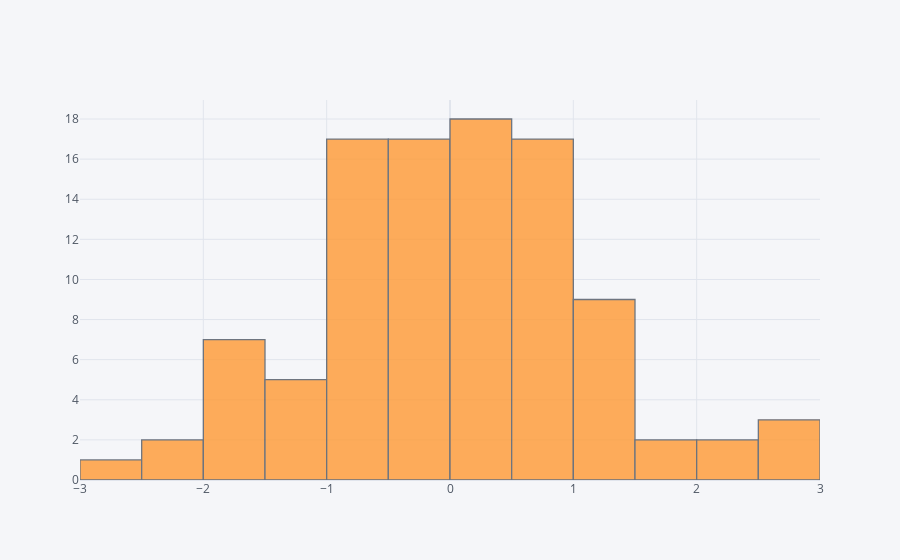

The cell this chart's notebook holds for it:
### Markdown cell above
## histogram

### Code cell
df['A'].iplot(kind='hist',bins=25)

### Figure 1 — Plotly figure (JSON) as saved in the notebook; plotly's stock layout.template omitted (floating-point values rounded to 4 significant figures)
{"data": [{"histfunc": "count", "histnorm": "", "marker": {"color": "rgba(255, 153, 51, 1.0)", "line": {"color": "#4D5663", "width": 1.3}}, "name": "A", "nbinsx": 25, "opacity": 0.8, "orientation": "v", "type": "histogram", "x": [1.68, -0.22, -2.451, 0.5346, -0.3986, -0.1126, 0.1837, 0.8982, 0.5753, -2.576, 1.386, -0.9624, -1.101, -0.7988, -0.6934, 0.8419, -1.522, -0.06386, 0.3081, -0.708, 1.426, -0.6665, -0.8257, 1.379, 0.1204, -0.08648, 1.243, 2.508, 0.4643, -0.9556, -1.536, -1.375, 0.2863, 0.7342, -0.02823, -0.7342, 0.3923, 0.8062, 0.3064, -1.584, -2.217, 0.8183, -0.5429, -0.7678, 0.4742, -0.7475, 0.06639, 0.1104, -0.488, -0.6582, 0.7695, 0.44, -0.1712, 1.383, -0.1941, 2.168, 0.3352, 2.101, -0.7756, 1.097, -0.04018, 0.5421, 0.2741, -1.514, 0.665, 0.4433, -1.631, 0.1302, 0.6512, 0.001667, -0.9551, -1.047, 0.9995, -0.07805, -0.1818, -0.5229, -0.9677, 0.8165, 0.5365, 0.979, 0.3635, 2.562, 1.626, 0.6638, -0.09118, -0.3299, 0.8498, 1.148, -0.2917, 1.395, -0.7133, -0.4432, -1.529, -0.1787, 0.2319, -1.241, -1.631, -1.48, 1.404, 2.502]}], "layout": {"autosize": true, "barmode": "overlay", "legend": {"bgcolor": "#F5F6F9", "font": {"color": "#4D5663"}}, "paper_bgcolor": "#F5F6F9", "plot_bgcolor": "#F5F6F9", "title": {"font": {"color": "#4D5663"}}, "xaxis": {"autorange": true, "gridcolor": "#E1E5ED", "range": [-3, 3], "showgrid": true, "tickfont": {"color": "#4D5663"}, "title": {"font": {"color": "#4D5663"}, "text": ""}, "type": "linear", "zerolinecolor": "#E1E5ED"}, "yaxis": {"autorange": true, "gridcolor": "#E1E5ED", "range": [0, 18.95], "showgrid": true, "tickfont": {"color": "#4D5663"}, "title": {"font": {"color": "#4D5663"}, "text": ""}, "zerolinecolor": "#E1E5ED"}}}
